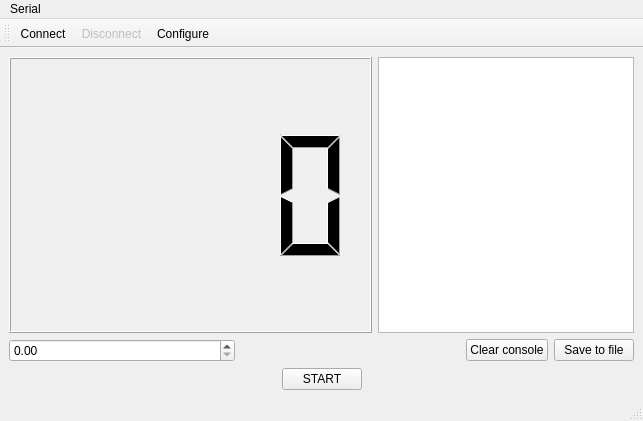
<?xml version="1.0" encoding="UTF-8"?>
<ui version="4.0">
 <class>MainWindow</class>
 <widget class="QMainWindow" name="MainWindow">
  <property name="geometry">
   <rect>
    <x>0</x>
    <y>0</y>
    <width>643</width>
    <height>421</height>
   </rect>
  </property>
  <property name="windowTitle">
   <string>LEEC TSC</string>
  </property>
  <widget class="QWidget" name="centralwidget">
   <layout class="QVBoxLayout" name="verticalLayout_2">
    <item>
     <layout class="QVBoxLayout" name="verticalLayout_10">
      <item>
       <layout class="QHBoxLayout" name="horizontalLayout_7">
        <item>
         <widget class="QLCDNumber" name="lcdNumber">
          <property name="sizePolicy">
           <sizepolicy hsizetype="Expanding" vsizetype="Expanding">
            <horstretch>0</horstretch>
            <verstretch>0</verstretch>
           </sizepolicy>
          </property>
          <property name="smallDecimalPoint">
           <bool>true</bool>
          </property>
          <property name="digitCount">
           <number>4</number>
          </property>
         </widget>
        </item>
        <item>
         <widget class="QTextEdit" name="textEdit">
          <property name="sizePolicy">
           <sizepolicy hsizetype="Minimum" vsizetype="Minimum">
            <horstretch>0</horstretch>
            <verstretch>0</verstretch>
           </sizepolicy>
          </property>
         </widget>
        </item>
       </layout>
      </item>
      <item>
       <layout class="QHBoxLayout" name="horizontalLayout">
        <item>
         <widget class="QDoubleSpinBox" name="doubleSpinBox_rpm">
          <property name="sizePolicy">
           <sizepolicy hsizetype="Expanding" vsizetype="Fixed">
            <horstretch>0</horstretch>
            <verstretch>0</verstretch>
           </sizepolicy>
          </property>
          <property name="maximum">
           <double>170.000000000000000</double>
          </property>
          <property name="singleStep">
           <double>0.500000000000000</double>
          </property>
         </widget>
        </item>
        <item>
         <spacer name="horizontalSpacer">
          <property name="orientation">
           <enum>Qt::Horizontal</enum>
          </property>
          <property name="sizeHint" stdset="0">
           <size>
            <width>40</width>
            <height>20</height>
           </size>
          </property>
         </spacer>
        </item>
        <item>
         <widget class="QPushButton" name="btn_clear">
          <property name="text">
           <string>Clear console</string>
          </property>
         </widget>
        </item>
        <item>
         <widget class="QPushButton" name="btn_saveFile">
          <property name="text">
           <string>Save to file</string>
          </property>
         </widget>
        </item>
       </layout>
      </item>
     </layout>
    </item>
    <item>
     <layout class="QHBoxLayout" name="horizontalLayout_2">
      <item>
       <spacer name="horizontalSpacer_3">
        <property name="orientation">
         <enum>Qt::Horizontal</enum>
        </property>
        <property name="sizeHint" stdset="0">
         <size>
          <width>40</width>
          <height>20</height>
         </size>
        </property>
       </spacer>
      </item>
      <item>
       <widget class="QPushButton" name="btn_start_stop">
        <property name="text">
         <string>START</string>
        </property>
       </widget>
      </item>
      <item>
       <spacer name="horizontalSpacer_2">
        <property name="orientation">
         <enum>Qt::Horizontal</enum>
        </property>
        <property name="sizeHint" stdset="0">
         <size>
          <width>40</width>
          <height>20</height>
         </size>
        </property>
       </spacer>
      </item>
     </layout>
    </item>
   </layout>
  </widget>
  <widget class="QMenuBar" name="menubar">
   <property name="geometry">
    <rect>
     <x>0</x>
     <y>0</y>
     <width>643</width>
     <height>21</height>
    </rect>
   </property>
   <widget class="QMenu" name="menuSerial">
    <property name="title">
     <string>Serial</string>
    </property>
    <addaction name="actionConnect"/>
    <addaction name="actionDisconnect"/>
    <addaction name="actionConfigure"/>
   </widget>
   <addaction name="menuSerial"/>
  </widget>
  <widget class="QStatusBar" name="statusbar"/>
  <widget class="QToolBar" name="toolBar">
   <property name="windowTitle">
    <string>toolBar</string>
   </property>
   <attribute name="toolBarArea">
    <enum>TopToolBarArea</enum>
   </attribute>
   <attribute name="toolBarBreak">
    <bool>false</bool>
   </attribute>
   <addaction name="actionConnect"/>
   <addaction name="actionDisconnect"/>
   <addaction name="actionConfigure"/>
  </widget>
  <action name="actionConnect">
   <property name="icon">
    <iconset resource="Assets.qrc">
     <normaloff>:/images/link.png</normaloff>:/images/link.png</iconset>
   </property>
   <property name="text">
    <string>Connect</string>
   </property>
  </action>
  <action name="actionDisconnect">
   <property name="enabled">
    <bool>false</bool>
   </property>
   <property name="icon">
    <iconset resource="Assets.qrc">
     <normaloff>:/images/unlink.png</normaloff>:/images/unlink.png</iconset>
   </property>
   <property name="text">
    <string>Disconnect</string>
   </property>
  </action>
  <action name="actionConfigure">
   <property name="icon">
    <iconset resource="Assets.qrc">
     <normaloff>:/images/config.png</normaloff>:/images/config.png</iconset>
   </property>
   <property name="text">
    <string>Configure</string>
   </property>
  </action>
  <action name="actionConsole">
   <property name="text">
    <string>Console</string>
   </property>
   <property name="toolTip">
    <string>Console</string>
   </property>
  </action>
  <action name="actionDisplay">
   <property name="text">
    <string>Display</string>
   </property>
  </action>
 </widget>
 <resources>
  <include location="Assets.qrc"/>
 </resources>
 <connections/>
</ui>
